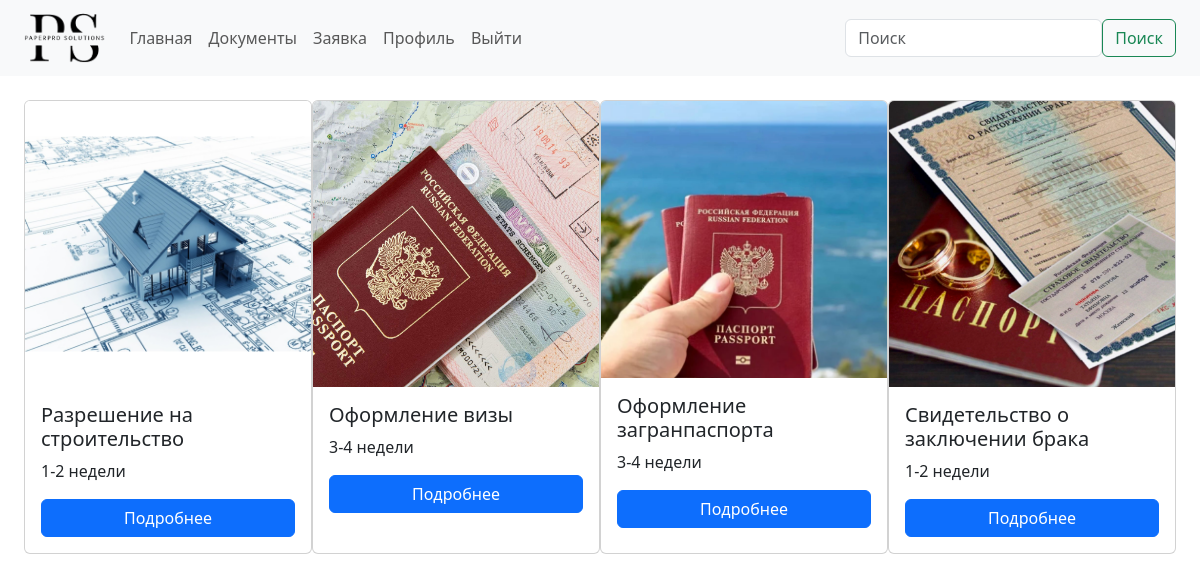
Page /doc/doc_list (signed in) on the committed database.
### documents/models.py (models this page shows, shortened)
class Documents(models.Model):
    image = models.ImageField('Изображение', upload_to='images/')
    title = models.CharField('Название документа', max_length=128)
    body = models.TextField('Описание документа')
    deadline = models.CharField('Сроки выдачи', max_length=32)
    class Meta:
        verbose_name = 'Документ'
        verbose_name_plural = 'Документы'

### documents/views.py (the view)
# urls.py: path('doc_list', DocListView.as_view(), name='doc_list'),
class DocListView(ListView):
    model = Documents
    template_name = 'documents/doc_list.html'
    context_object_name = 'doc_list'

### documents/templates/documents/doc_list.html (shortened to what this page needs)
{% extends 'root.html' %}
{% block content %}
<div>
    <div class="d-flex justify-content-around">
        {% for el in doc_list %}
        <div class="card" style="width: 18rem;">
            <img src="{{ el.image.url }}" class="card-img-top" alt="{{ el.title }}">
            <div class="card-body">
                <h5 class="card-title">{{ el.title }}</h5>
                <p class="card-text">{{ el.deadline }}</p>
                <a href="{% url 'doc:doc_detail' el.id %}" class="btn btn-primary w-100">Подробнее</a>
            </div>
        </div>
        {% endfor %}
    </div>
</div>
{% endblock %}

### rows in the picture
Documents: image (picture), title "Разрешение на строительство", deadline "1-2 недели"
Documents: image (picture), title "Оформление визы", deadline "3-4 недели"
Documents: image (picture), title "Оформление загранпаспорта", deadline "3-4 недели"
Documents: image (picture), title "Свидетельство о заключении брака", deadline "1-2 недели"
